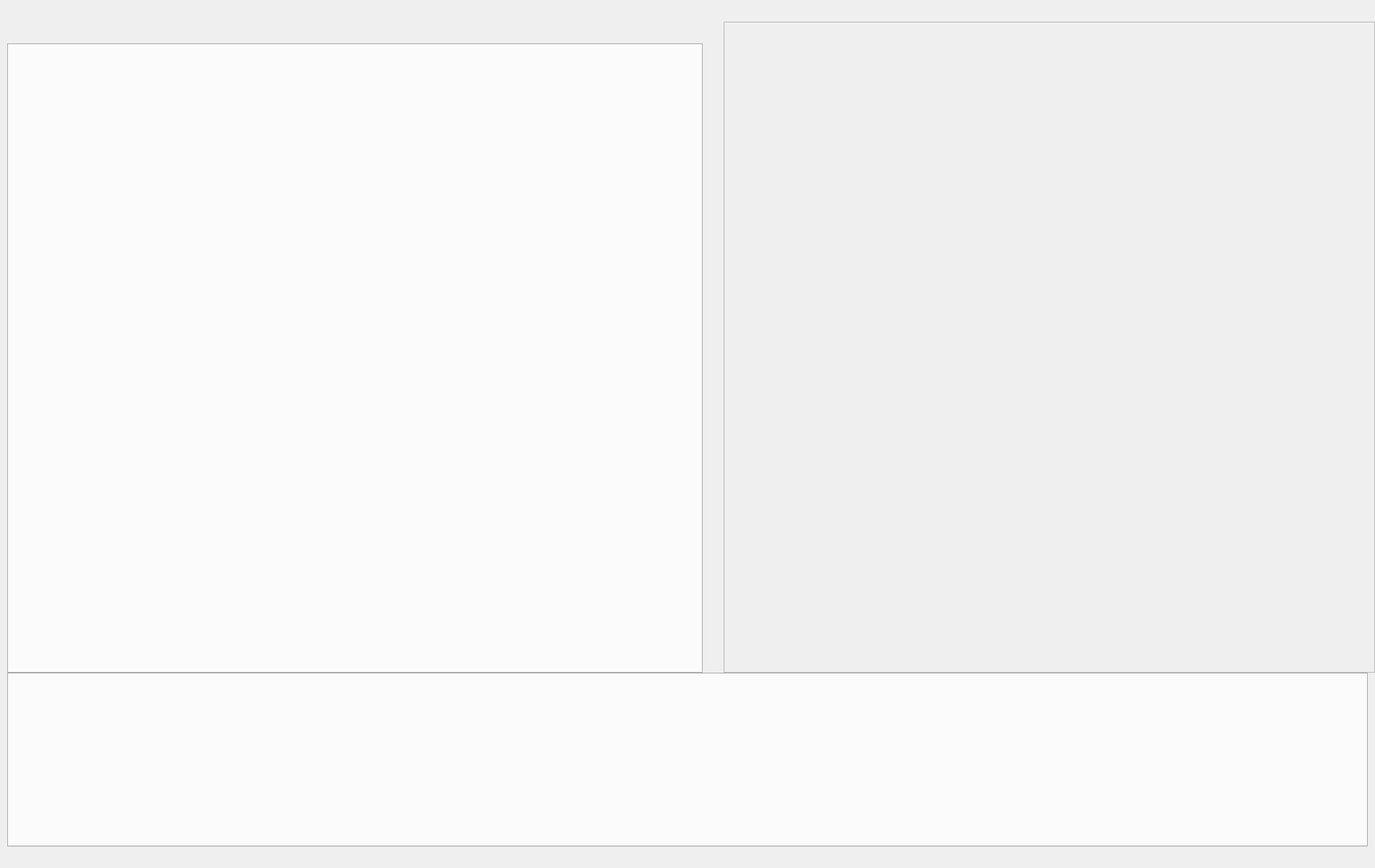
<?xml version="1.0" encoding="UTF-8"?>
<ui version="4.0">
 <class>Tab</class>
 <widget class="QFrame" name="Tab">
  <property name="geometry">
   <rect>
    <x>0</x>
    <y>0</y>
    <width>1900</width>
    <height>1200</height>
   </rect>
  </property>
  <property name="windowTitle">
   <string>Frame</string>
  </property>
  <widget class="QFrame" name="displayFrame">
   <property name="geometry">
    <rect>
     <x>1000</x>
     <y>30</y>
     <width>900</width>
     <height>900</height>
    </rect>
   </property>
   <property name="frameShape">
    <enum>QFrame::StyledPanel</enum>
   </property>
   <property name="frameShadow">
    <enum>QFrame::Raised</enum>
   </property>
  </widget>
  <widget class="QTabWidget" name="codeWidget">
   <property name="geometry">
    <rect>
     <x>10</x>
     <y>60</y>
     <width>961</width>
     <height>871</height>
    </rect>
   </property>
   <property name="currentIndex">
    <number>-1</number>
   </property>
  </widget>
  <widget class="QTabWidget" name="terminalWidget">
   <property name="geometry">
    <rect>
     <x>10</x>
     <y>930</y>
     <width>1880</width>
     <height>241</height>
    </rect>
   </property>
   <property name="currentIndex">
    <number>-1</number>
   </property>
  </widget>
 </widget>
 <resources/>
 <connections/>
</ui>
